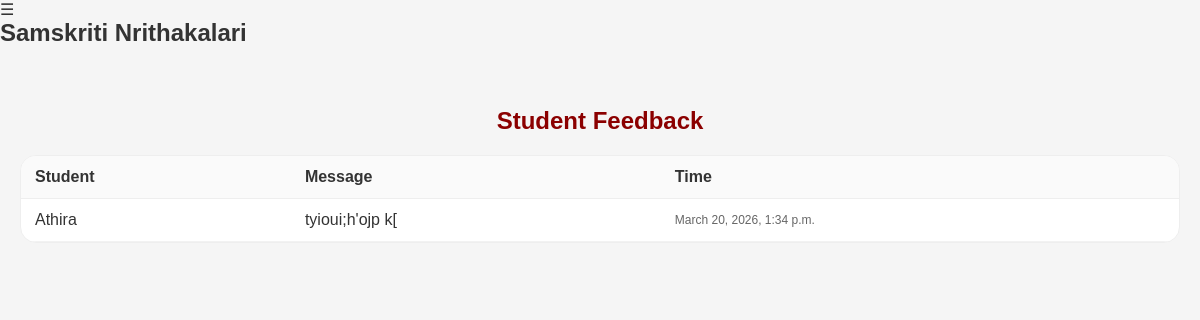
/admin-panel/feedback/ (signed in), run on the app's committed database.
### core/models.py (models this page shows, shortened)
class FeedbackSubmission(models.Model):
    user = models.ForeignKey(User, on_delete=models.CASCADE, related_name="feedback_submissions")
    message = models.TextField()
    created_at = models.DateTimeField(auto_now_add=True)
    class Meta:
        ordering = ["-created_at"]

### core/views.py (the view)
# urls.py: path("admin-panel/feedback/", views.admin_feedback, name="admin_feedback"),
@login_required
def admin_feedback(request):
    if not is_admin_user(request.user):
        return redirect("dashboard")
    items = FeedbackSubmission.objects.select_related("user").order_by("-created_at")
    return render(request, "admin_feedback.html", {"items": items})

### core/views.py (called while the page is built)
def is_admin_user(user):
    return bool(user and user.is_authenticated and (user.is_staff or user.is_superuser))

### templates/admin_feedback.html
{% extends 'base.html' %}
{% block content %}
<div style="max-width:1200px;margin:40px auto;padding:20px;">
    <h2 style="text-align:center;color:#8B0000;margin-bottom:20px;">Student Feedback</h2>
    <div style="overflow:auto;border-radius:16px;border:1px solid #eee;background:white;">
        <table style="width:100%;border-collapse:collapse;">
            <thead>
                <tr style="background:#fafafa;">
                    <th style="text-align:left;padding:12px 14px;border-bottom:1px solid #eee;">Student</th>
                    <th style="text-align:left;padding:12px 14px;border-bottom:1px solid #eee;">Message</th>
                    <th style="text-align:left;padding:12px 14px;border-bottom:1px solid #eee;">Time</th>
                </tr>
            </thead>
            <tbody>
                {% for item in items %}
                    <tr>
                        <td style="padding:12px 14px;border-bottom:1px solid #f2f2f2;">{{ item.user.username }}</td>
                        <td style="padding:12px 14px;border-bottom:1px solid #f2f2f2;max-width:520px;word-break:break-word;">
                            {{ item.message }}
                        </td>
                        <td style="padding:12px 14px;border-bottom:1px solid #f2f2f2;font-size:12px;color:#666;">
                            {{ item.created_at }}
                        </td>
                    </tr>
                {% empty %}
                    <tr>
                        <td colspan="3" style="padding:18px;color:#555;text-align:center;">No feedback yet.</td>
                    </tr>
                {% endfor %}
            </tbody>
        </table>
    </div>
</div>
{% endblock %}

### static/css/style.css (style rules this page uses)
* { margin: 0; padding: 0; box-sizing: border-box; }
body { font-family: 'Poppins', sans-serif; background: #f5f5f5; color: #333; }

### data on the page
FeedbackSubmission: user.username "Athira", message "tyioui;h'ojp k[", created_at "March 20, 2026, 1:34 p.m."
